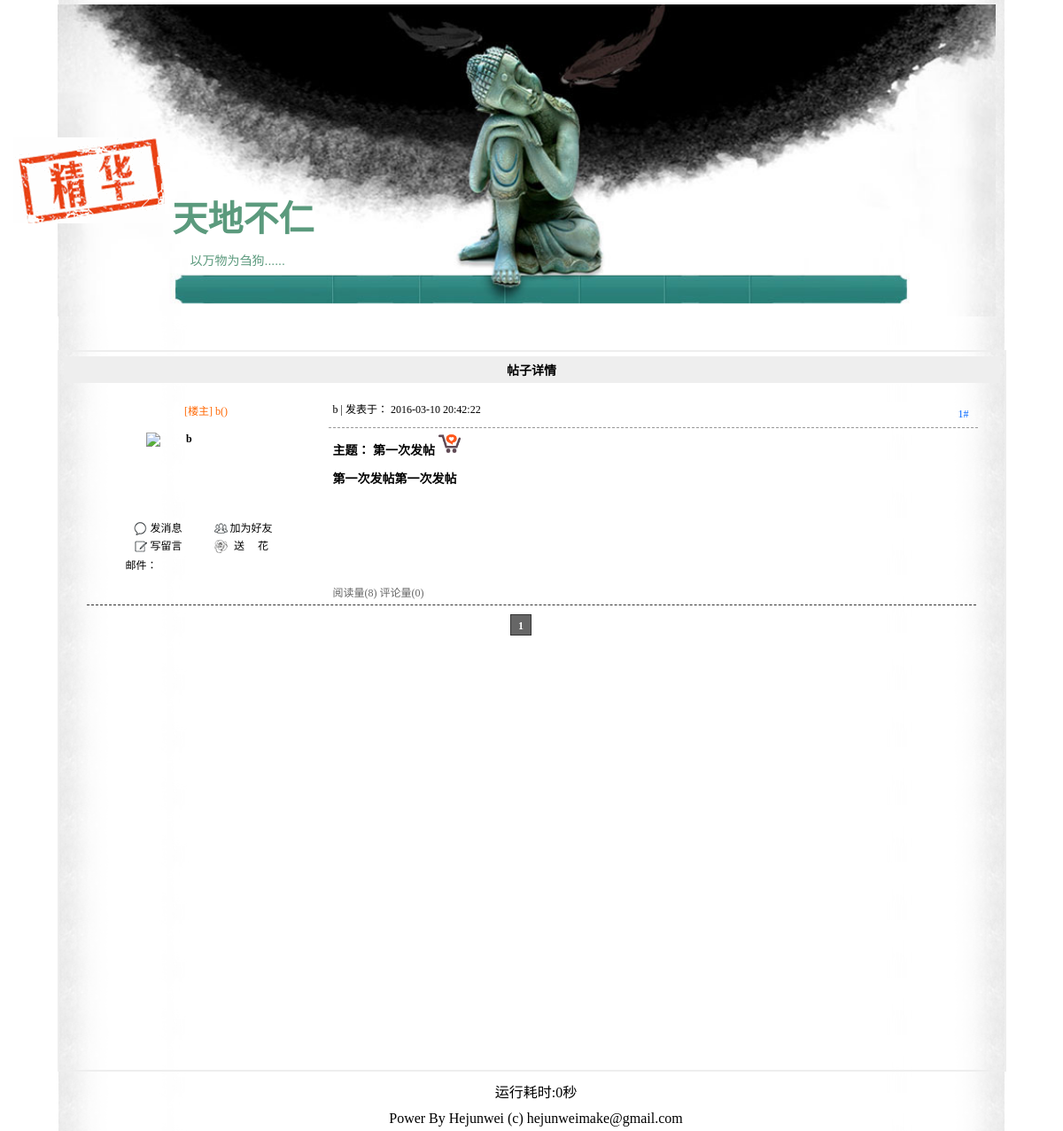
The page /article.php?id=50 on the database its author committed.
### tables this page shows
CREATE TABLE `mj_article` (
  `mj_id` int(8) unsigned NOT NULL AUTO_INCREMENT COMMENT 'id',
  `mj_username` varchar(20) NOT NULL,
  `mj_type` tinyint(2) unsigned NOT NULL,
  `mj_title` varchar(40) NOT NULL,
  `mj_content` varchar(10000) NOT NULL,
  `mj_read` int(8) unsigned NOT NULL COMMENT '阅读量',
  `mj_comment` int(8) unsigned NOT NULL COMMENT '评论量',
  `mj_nice` tinyint(3) unsigned NOT NULL COMMENT '精华帖',
  `mj_last_modify` datetime NOT NULL,
  `mj_date` datetime NOT NULL,
  `mj_reid` int(11) NOT NULL DEFAULT '0' COMMENT '主题id',
  PRIMARY KEY (`mj_id`)
);

### include/mysql.func.php (called while the page is built, shortened)
<?php
function _query($_sql){
    if(!$result = mysql_query($_sql)){
        exit(mysql_error());
    }
    return $result;
}
function _fetch_array($_sql){
    return mysql_fetch_array(_query($_sql),MYSQL_ASSOC);
}

### article.php (the view, shortened to what this page needs)
<?php
require dirname(__FILE__).'/include/common.inc.php';
if(isset($_GET['id'])){
    $_id=_mysql_string($_GET['id']);
    if(!!$_rows = _fetch_array("SELECT * FROM mj_article WHERE mj_reid=0 AND mj_id='{$_id}'")){
        $_html=array();
        $_html['reid']=$_rows['mj_id'];
        $_html['username'] = $_rows['mj_username'];
        $_html['title'] = $_rows['mj_title'];
        $_html['type'] = $_rows['mj_type'];
        $_html['content'] = $_rows['mj_content'];
        $_html['read'] = $_rows['mj_read'];
        $_html['comment'] = $_rows['mj_comment'];
        $_html['nice'] = $_rows['mj_nice'];
        $_html['last_modify_date'] = $_rows['mj_last_modify'];
        $_html['date'] = $_rows['mj_date'];
        $_id='id='.$_html['reid'].'&';
        $_modify='';
        if($_html['switch']==1){
            $_html['autograph_html']='<p class="autograph">'.$_html['autograph'].'</p>';
        }else{
            $_html['autograph_html']='';
        }
        _page("SELECT mj_id FROM mj_article WHERE mj_reid='{$_html['reid']}'",8);
    }else{
        _alert_back("无此帖子");
    }
}else{
        _alert_back("非法操作");
    }
?>
<!DOCTYPE html PUBLIC "-//W3C//DTD XHTML 1.1//EN" "http://www.w3.org/TR/xhtml11/DTD/xhtml11.dtd">
<html xmlns="http://www.w3.org/1999/xhtml">
<head>
<link rel="stylesheet" type="text/css" href="css/basic.css" />
<link rel="stylesheet" type="text/css" href="css/article.css" />
</head>
<body>
<?php
require ROOT_PATH.'include/header.inc.php';
?>
<div id="article">
	<h2>帖子详情</h2>
	<?php if($_html['nice']==1){?>
	<img class="nice" src="image/icon/nice.png" alt="nice" />
	<?php }?>
	<?php if(!isset($_GET['page'])||isset($_GET['page'])&&$_GET['page']==1){?>
	<div id="subject">
    	<dl>
    		<dd class="user">[楼主] <?php echo $_html['username']?>(<?php echo $_html['gender']?>)</dd>
    		<dt><img src="image/<?php echo $_html['face']?>.jpg" id="face" alt="<?php echo $_html['username']?>" /></dt>
    		<dd class="sendmsg" ><a href="javascript:;" name="message" id="<?php echo $_html['userid']?>">发消息</a></dd>
    		<dd class="addfriend"><a href="javascript:;" name="friend" id="<?php echo $_html['userid']?>">加为好友</a></dd>
    		<dd class="guest"><a href="javascript:;" name="text" id="<?php echo $_html['userid']?>">写留言</a></dd>
    		<dd class="flower"><a href="javascript:;" name="flower" id="<?php echo $_html['userid']?>">送  　花</a></dd>
    		<dd class="email">邮件：<?php echo $_html['email']?></dd>
    	</dl>
    	<div id="content">
    		<div id="user">
    			<span>
    			<?php echo $_modify?> 1#
    			</span><?php echo $_html['username']?> | 发表于： <?php echo $_html['date']?>
    		</div>
    		<h3>主题： <?php echo $_html['title']?> <img id="title_icon" src="image/icon/icon<?php echo $_html['type']?>.png" />
    		</h3>
    		<div id="detail">
    			<?php echo _ubb($_html['content'])?>
    		</div>
    		<div id="read">
    			<br/>
    			阅读量(<?php echo $_html['read']?>) 评论量(<?php echo $_html['comment']?>)
    		</div>
    	</div>
	</div>
	<?php }?>
	<p class="line"></p>
	<?php _paging(1,'')?>
	</div>
<?php
    require ROOT_PATH.'include/footer.inc.php';
?>
</body>
</html>

### include/global.func.php (shortened to what this page needs)
<?php
function _mysql_string($_str){
    if(!get_magic_quotes_gpc()){
        if(is_array($_str)){
            foreach ($_str as $_key=>$_value){
                $_str[$_key]=_mysql_string($_value);
            }
        }else{
            return mysql_real_escape_string($_str);
        }
    }
    return $_str;
}
function _paging($_type,$_content){
    global $_page,$_pageabsolute,$_num,$_id;
    if($_type==1){
        echo '<div id="page_num">';
        echo '<ul>';
        for($i=1;$i<=$_pageabsolute;$i++){
            if($_page==$i){
                echo "<li><a href='".SCRIPT.".php?".$_id."page=$i' class='selected'>$i</a></li>";
            }else{
                echo "<li><a href='".SCRIPT.".php?".$_id."page=$i'>$i</a></li>";
            }
        }
        echo "</ul>";
        echo "</div>";
    }
}
function _page($_sql,$_size){
    if(isset($_GET['page'])){
        $_page=$_GET['page'];
        if(empty($_page) || $_page<=0 || !is_numeric($_page)){
            $_page=1;
        }else{
            $_page=intval($_page);
        }
    }else{
        $_page=1;
    }
    $_num = mysql_num_rows(_query($_sql));
    $_pagesize=$_size;
    if($_num==0){
        $_pageabsolute=1;
    }else{
        $_pageabsolute=ceil($_num/$_pagesize);
    }
}
function _ubb($_string){
    $_string = nl2br($_string);
    $_string = preg_replace('/\[b\](.*)\[\/b\]/U','<strong>\1</strong>',$_string);
    $_string = preg_replace('/\[i\](.*)\[\/i\]/U','<em>\1</em>',$_string);
    $_string = preg_replace('/\[u\](.*)\[\/u\]/U','<span style="text-decoration:underline">\1</span>',$_string);
    $_string = preg_replace('/\[s\](.*)\[\/s\]/U','<span style="text-decoration:line-through">\1</span>',$_string);
    $_string = preg_replace('/\[color=(.*)\](.*)\[\/color\]/U','<span style="color:\1">\2</span>',$_string);
    $_string = preg_replace('/\[size=(.*)\](.*)\[\/size\]/U','<span style="font-size:\1px">\2</span>',$_string);
    $_string = preg_replace('/\[url\](.*)\[\/url\]/U','<a href="\1" style="text-decoration:none">\1</a>',$_string);
    $_string = preg_replace('/\[email\](.*)\[\/email\]/U','<a href="mailto:\1" style="text-decoration:none">\1</a>',$_string);
    $_string = preg_replace('/\[img\](.*)\[\/img\]/U','<img src="\1" alt="pic" />',$_string);
    $_string = preg_replace('/\[flash\](.*)\[\/flash\]/U','<embed style="width:480px;height:400px;" src="\1" />',$_string);
    return $_string;
}
?>

### css/basic.css (style rules this page uses)
* { padding:5px; margin:0; }
body { padding:0; width:90%; margin:0 auto; background:url("../image/icon/bg.gif") repeat-y scroll center top; background-size:89%; }
li { display:inline; }
a { text-decoration:none; color:black; }
h2 { font-size:14px; background:#eee; }
#page_num { clear:both; height:30px; padding:10px 0; position:relative; }
#page_num ul { height:30px; position:absolute; right:50%; }
#page_num ul li { float:left; padding:0; }
#page_num ul li a { display:block; width:1em; height:1em; border:1px solid #333; text-align:center; line-height:14px; }
#page_num ul li a:hover,#page_num ul li a.selected { background:#666; font-weight:bold; color:#fff; }

### css/article.css (style rules this page uses)
.nice { position:absolute; top:150px; left:10px; }
#article { width:auto; min-height:800px; border:2px bolid #ccc; font-size:12px; border:2px solid #eee; }
#article h2 { text-indent:0; text-align:center; }
#face { margin:0 auto; display:block; width:80px; height:80px; padding:0; }
#article #subject dl { width:20%; padding:15px 0 0 45px; float:left; }
#article #subject dl dt { width:80%; margin:0.5em 0 0.5em 0; }
#article #subject dl dd { padding:0 0 0 1em; margin:0 0 0 2em; line-height:2em; height:20px; width:5em; text-align:center; float:left; }
#article #subject dl dd.email { width:100%; margin:0 0 0 20px; text-align:left; padding:2px 0 0 0; }
#article #subject dl dd.user { color:#f60; width:150px; float:none; }
#article #subject dl dd.sendmsg { background:url(../image/icon/2.png) no-repeat 5px bottom; }
#article #subject dl dd.addfriend { background:url(../image/icon/1.png) no-repeat left bottom; }
#article #subject dl dd.guest { background:url(../image/icon/3.png) no-repeat 5px bottom; }
#article #subject dl dd.flower { background:url(../image/icon/4.png) no-repeat left bottom; }
#content { position:relative; float:right; min-height:220px; width:70%; padding:5px 20px 20px 0; }
#subject #content #read { position:absolute; left:0; bottom:0; color:#666; }
#user { heigth:30px; line-height:30px; border-bottom:1px dashed #999; }
#content #user span { color:#06f; float:right; }
#subject h3 { font-size:14px; }
#content h3 img { width:25px; height:25px; padding:0; }
#detail { font-size:14px; line-height:200%; }
#detail * { padding:0; }
#subject dl dd.email { width:150%; padding:0; margin:0; text-align:left; padding:2px 0 0 0; }
#article p.line { width:95%; margin:0 auto; padding:0; clear:both; border-bottom:1px dashed #333; }
#article ul { padding:0; }
#article h2 { text-align:center; }
#article dl dt { text-align:center; padding:10px 0; font-weight:bold; }
#article dl dd { padding:5px 0; }

### rows shown on the page
mj_article: mj_username "b", mj_date "2016-03-10 20:42:22", mj_title "第一次发帖", mj_content "第一次发帖第一次发帖", mj_read "8"

### other values the page prints
$_html['comment'] "0"
_runtime()-$start_time "0"
